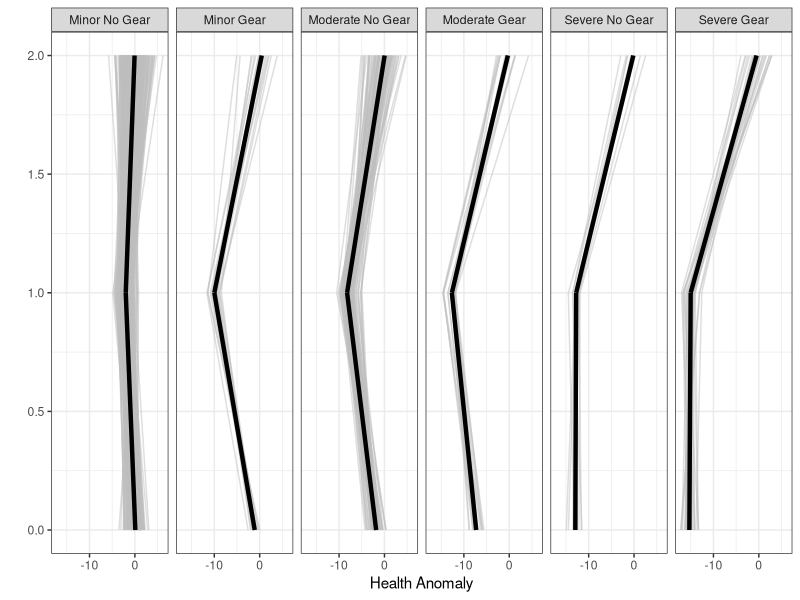

Generate this figure with R:
## ---- chunk 1
rm(list = ls())
set.seed(314)
library(ggplot2)
library(readr)
library(knitr)
library(dplyr)
## ---- chunk 2
gearInj <- 1:6
gvec <- c('Severe Gear', 'Moderate Gear', 'Severe No Gear', 'Minor Gear', 'Moderate No Gear', 'Minor No Gear')
gvec <- factor(gvec, levels = c('Minor No Gear', 'Minor Gear', 'Moderate No Gear', 'Moderate Gear','Severe No Gear','Severe Gear'))
ncat <- length(gearInj)
num <- c(29, 19, 12, 18, 96, 341)

dat <- data.frame(gearInjury = gearInj,
                  gearLab = gvec,
                  numEvents = num)
dat
## ---- chunk 3
hdat <- data.frame(EGNo = floor(runif(n = sum(num), min = 1004, max = 3000)),
                   EntID = sample(1:4, size = sum(num), replace = TRUE),
                   gearInjury = rep(dat$gearInjury, times = dat$numEvents),
                   gearlab = rep(dat$gearLab, times = dat$numEvents),
                   shAnom = rnorm(sum(num), sd = 2))
head(hdat)
## ---- chunk 4
hdat$ehAnom <- c(rnorm(n = dat$numEvents[1], mean = -15),
                 rnorm(n = dat$numEvents[2], mean = -12.5),
                 rnorm(n = dat$numEvents[3], mean = -13),
                 rnorm(n = dat$numEvents[4], mean = -10),
                 rnorm(n = dat$numEvents[5], mean = -8),
                 rnorm(n = dat$numEvents[6], mean = -2))

hdat$rhAnom <- c(rnorm(n = dat$numEvents[1], mean = -15),
                 rnorm(n = dat$numEvents[2], mean = -7.5),
                 rnorm(n = dat$numEvents[3], mean = -13),
                 rnorm(n = dat$numEvents[4], mean = -1),
                 rnorm(n = dat$numEvents[5], mean = -2),
                 rnorm(n = dat$numEvents[6], mean = 0))
head(hdat)
## ---- chunk 5
hsum <- hdat %>% 
  group_by(gearlab) %>% 
  summarise(smed = median(shAnom),
            emed = median(ehAnom),
            rmed = median(rhAnom))
hsum
## ---- chunk 6
p <- ggplot(data = hdat)+
  geom_segment(aes(x = shAnom, xend = ehAnom, y = 2, yend = 1), colour = alpha('grey', 0.5)) +
  geom_segment(aes(x = ehAnom, xend = rhAnom, y = 1, yend = 0), colour = alpha('grey', 0.5))+
  geom_segment(data = hsum, aes(x = smed, xend = emed, y = 2, yend = 1), lwd = 1.5) + 
  geom_segment(data = hsum, aes(x = emed, xend = rmed, y = 1, yend = 0), lwd = 1.5) + 
  facet_grid(~ gearlab)+
  theme_bw()+
  labs(x = 'Health Anomaly', y = '')
p
